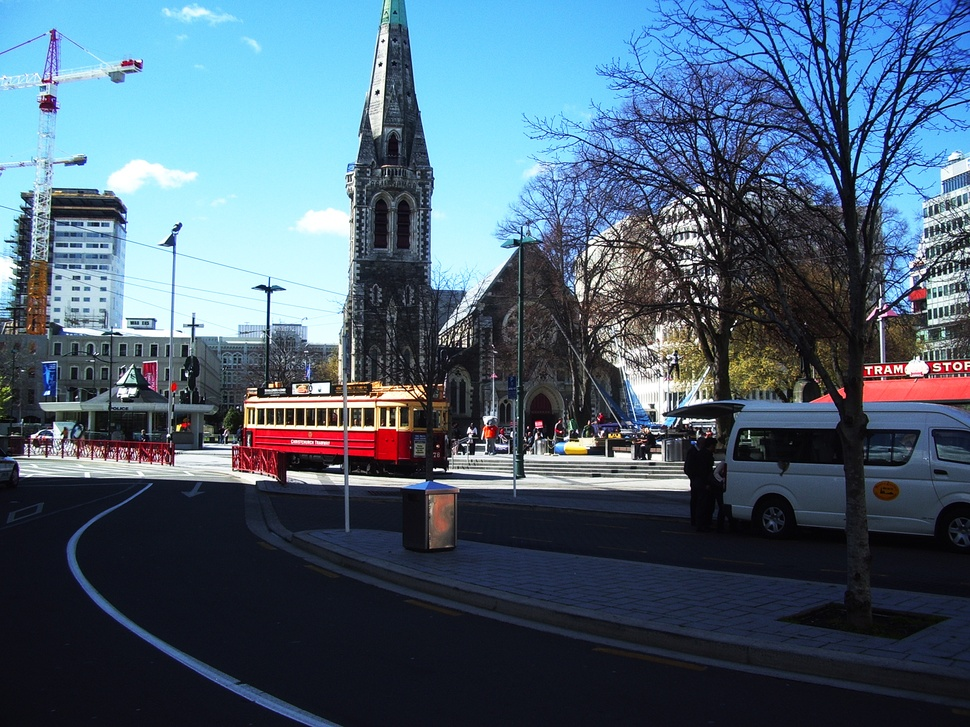
#> input picture image-processing/NZ.jpg, 970 x 727 px, shrunk from 2304 x 1728 before the run
$ jupyter execute 'LUV Space.ipynb'   (shell and % lines are left out)
#> lines starting #> are read from the running program, lines starting #| are printed output that depends on the picture
[cell 1]
import numpy as np
import cv2
import matplotlib.pyplot as plt
from mpl_toolkits.mplot3d import Axes3D
from sklearn.cluster import KMeans

def plot_cart(color_space, color=None):
    '''
    description: plot color space graphs
    args:
        rgb (ndarray): [[r_1, g_1, b_1], [r_2, g_2, b_2], ... , [r_n, g_n, b_n]]
    '''
    if color is None:
        color = color_space
    r = color_space[:, 0]
    g = color_space[:, 1]
    b = color_space[:, 2]

    fig = plt.figure()#figsize=(12, 10))
    ax = Axes3D(fig)

    ax.scatter(r, g ,b, c=color/255)
    ax.set_xlabel('R')
    ax.set_ylabel('G')
    ax.set_zlabel('B')
    plt.show()

    f, ax = plt.subplots(1, 3, figsize=(16,4))
    ax[0].scatter(r, g, c=color/255,marker='o')
    ax[0].set_xlabel('R')
    ax[0].set_ylabel('G')

    ax[1].scatter(r, b, c=color/255,marker='o')
    ax[1].set_xlabel('R')
    ax[1].set_ylabel('B')

    ax[2].scatter(g, b, c=color/255,marker='o')
    ax[2].set_xlabel('G')
    ax[2].set_ylabel('B')
    plt.show()

def kmean_color(color_space, k):
    kmeans = KMeans(n_clusters=k, random_state=0)
    kmeans.fit(color_space)
    centroids = kmeans.cluster_centers_
    labels = kmeans.labels_
    color_space_assigned = kmeans.predict(color_space)
    cluster_colors = np.array([[0,0,0]]* len(color_space_assigned), dtype=np.uint8)

    for i, label in enumerate(color_space_assigned):
        cluster_colors[i] = centroids[label]
    print('KMeans \t k = {}'.format(k))

    tmp = cv2.cvtColor(np.array([cluster_colors]), cv2.COLOR_LUV2RGB)
    plot_cart(color_space, tmp[0,:,:])

[cell 2]
img = cv2.imread('NZ.jpg') # BGR
#> img is the input picture: shape (727, 970, 3); mean B, G, R 116.1, 97.7, 76.3
luv = cv2.cvtColor(img, cv2.COLOR_BGR2LUV)
#> luv: shape (727, 970, 3); mean of channels 0, 1, 2 97.8, 90, 121.2

flat_bgr = img.reshape(img.shape[0] * img.shape[1], 3) # make RGB values into a flat array
flat_luv = luv.reshape(luv.shape[0] * luv.shape[1], 3) # make RGB values into a flat array

sample_rate = 500
sample_bgr = np.array([flat_bgr[i] for i in range(0, len(flat_bgr), sample_rate)])
#> sample_bgr = 1411 rows, first 8: [255, 202, 116], [253, 194, 91], [250, 196, 101], [254, 195, 92], [252, 204, 109], [255, 193, 89], [252, 203, 105], [253, 185, 88]
sample_luv = np.array([flat_luv[i] for i in range(0, len(flat_luv), sample_rate)])
#> sample_luv = 1411 rows, first 8: [198, 70, 84], [190, 67, 78], [192, 68, 83], [191, 67, 78], [199, 68, 88], [190, 67, 75], [198, 67, 87], [184, 69, 71]

sample_rgb = sample_bgr[:, ::-1]
#> sample_rgb = 1411 rows, first 8: [116, 202, 255], [91, 194, 253], [101, 196, 250], [92, 195, 254], [109, 204, 252], [89, 193, 255], [105, 203, 252], [88, 185, 253]
print('Number of points sampled:', len(sample_bgr))
#| Number of points sampled: 1411

plot_cart(sample_luv, sample_rgb)
#> in plot_cart, `r = color_space[:, 0]`: r = 1411 values, max 255 at index 754, min 1 at index 893, mean 98.04
#> in plot_cart, `g = color_space[:, 1]`: g = 1411 values, max 205 at index 864, min 66 at index 14, mean 90.05
#> in plot_cart, `b = color_space[:, 2]`: b = 1411 values, max 195 at index 849, min 41 at index 95, mean 121.5
#> in plot_cart, `plt.show()`:
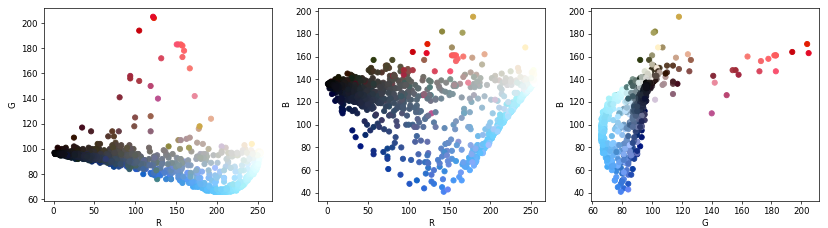
#> figure drawn by matplotlib, 3 panels
kmean_color(sample_luv, 8)
#> in kmean_color, `color_space_assigned = kmeans.predict(color_space)`: color_space_assigned = 1411 values, max 7 at index 0, min 0 at index 578, mean 3.64
#> in kmean_color, `cluster_colors = np.array([[0,0,0]]* len(color_space_assigned), dtype=..`: cluster_colors = 1411 rows, first 8: [0, 0, 0], [0, 0, 0], [0, 0, 0], [0, 0, 0], [0, 0, 0], [0, 0, 0], [0, 0, 0], [0, 0, 0]
#> the loop in kmean_color, `for i, label in enumerate(color_space_assigned):` made 1411 passes
#> label on passes 1 to 3: 7, 7, 7
#> after the loop in kmean_color, `for i, label in enumerate(color_space_assigned):`: cluster_colors = 1411 rows, first 8: [202, 68, 92], [202, 68, 92], [202, 68, 92], [202, 68, 92], [202, 68, 92], [202, 68, 92], [202, 68, 92], [202, 68, 92]
#> in kmean_color, `tmp = cv2.cvtColor(np.array([cluster_colors]), cv2.COLOR_LUV2RGB)`: tmp = 1411 rows, first 8: [115, 207, 250], [115, 207, 250], [115, 207, 250], [115, 207, 250], [115, 207, 250], [115, 207, 250], [115, 207, 250], [115, 207, 250]
#> in plot_cart (call 2), `plt.show()`:
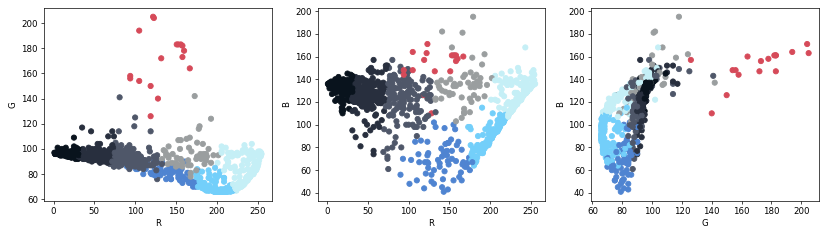
#> figure drawn by matplotlib, 3 panels

[cell 3]
step = 25
rgb_uniform = np.array([[0,0,0]]* (255//step + 1)**3, dtype=np.uint8)

for i, r in enumerate(range(0,255, step)):
    for j, g in enumerate(range(0, 255, step)):
        for k, b in enumerate(range(0, 255, step)):
            rgb_uniform[i * (255//step + 1)**2 + 1 + (255//step + 1) * j + k - 1] = np.array([r,g,b], dtype=np.uint8)
bgr_uniform = rgb_uniform[:,::-1]
bgr_3d = np.array([rgb_uniform[:,::-1]], dtype=np.uint8)

luv_3d = cv2.cvtColor(bgr_3d, cv2.COLOR_BGR2LUV)
luv_uniform = luv_3d.reshape(luv_3d.shape[0] * luv_3d.shape[1], 3)


plot_cart(luv_uniform, rgb_uniform)
#> in plot_cart (call 3), `plt.show()`:
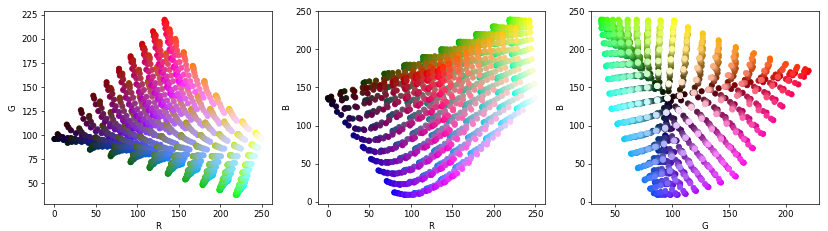
#> figure drawn by matplotlib, 3 panels
kmean_color(luv_uniform, 8)
#> in plot_cart (call 4), `plt.show()`:
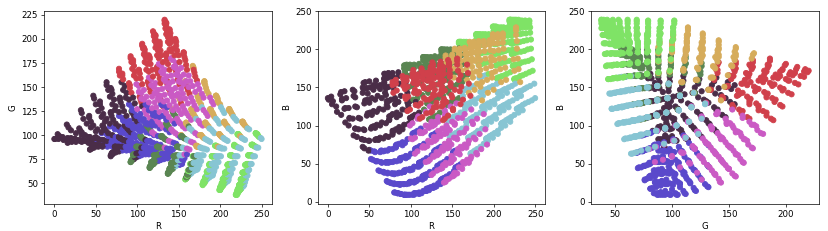
#> figure drawn by matplotlib, 3 panels
